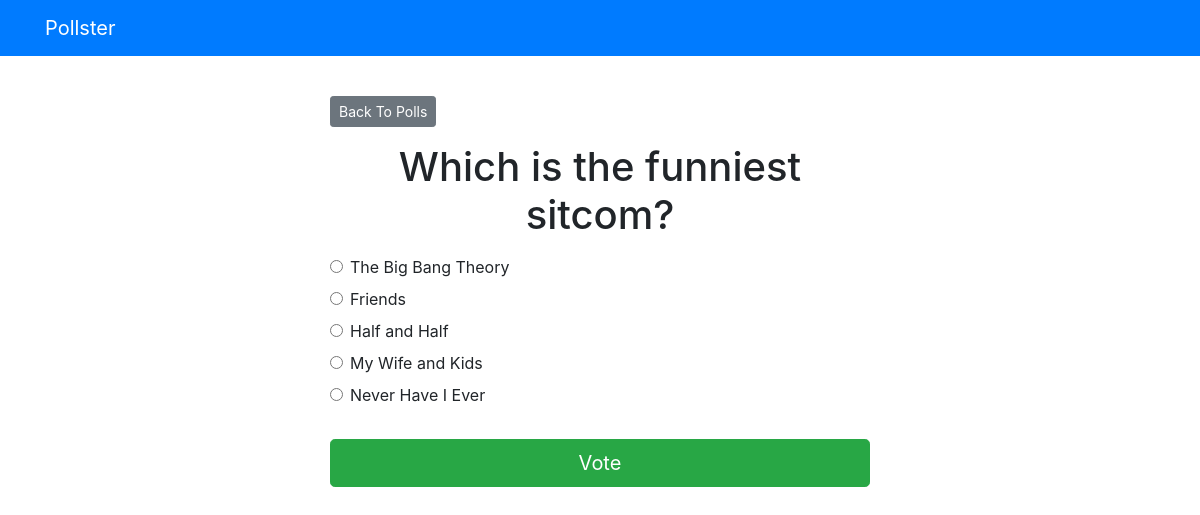
The app's page /polls/2/ with its own data.
### polls/models.py (models this page shows, shortened)
class Question(models.Model):
    question_text = models.CharField(max_length=200)
    pub_date = models.DateTimeField('date published')

class Choice(models.Model):
    question = models.ForeignKey(Question, on_delete =models.CASCADE)
    choice_text = models.CharField(max_length=200)
    votes = models.IntegerField(default=0)

### polls/views.py (the view)
# urls.py: path('<int:pk>/', views.DetailView.as_view(), name='detail'),
class DetailView(generic.DetailView):
    model = Question
    template_name='polls/detail.html'
    def get_queryset(self):
        return Question.objects.filter(pub_date__lte=timezone.now())

### templates/polls/detail.html (shortened to what this page needs)
{% extends 'base.html' %}
{% block content %}
<a class="btn btn-secondary btn-sm mt-3 mb-3" href="{% url 'polls:index' %}">Back To Polls</a>
<h1 class="text-center mb-3">{{ question.question_text }}</h1>
<form action="{% url 'polls:vote' question.id %}" method="post">
	{% for choice in question.choice_set.all %}
		<div class="form-check">
			<input
				type="radio"
				name="choice"
				class="form-check-input"
				id="choice{{ forloop.counter }}"
				value="{{ choice.id }}"
			/>
			<label for="choice{{ forloop.counter }}">{{ choice.choice_text }}</label
			>
		</div>
	{% endfor %}
	<input type="submit" value="Vote" class="btn btn-success btn-lg btn-block mt-4" />
</form>
{% endblock %}

### records on screen
Question: question_text "Which is the funniest sitcom?"
Choice: choice_text "The Big Bang Theory"
Choice: choice_text "Friends"
Choice: choice_text "Half and Half"
Choice: choice_text "My Wife and Kids"
Choice: choice_text "Never Have I Ever"
